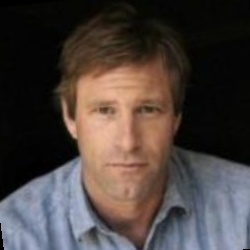
#> input picture SkinDetection/Aaron_Eckhart_0001.jpg, 250 x 250 px, given in place of mic.jpg, which was not available
$ python main.py
#> lines starting #> are read from the running program, lines starting #| are printed output that depends on the picture; after the words box and inside, x2 and y2 are one past the last pixel; in counts of white or black regions, pixels touching at a corner belong together; pictures that were not available may be replaced by others from this repository, and a replacement may not be noted
### SkinDetection/skinDetector.py
import cv2 as cv2
import numpy as np
from skimage import io
from commonFunctions import *


class SkinDetector:
    def __init__(self,img_path) :
        """
        Initializes a Skin Detector with the given image.

        Parameters:
        - img (np.array): image to detect the skin from it.
        """
#> called with img_path = 'SkinDetection/mic.jpg'
        self.img=io.imread(img_path,as_gray=True)
#> self.img: shape (250, 250) float64; min 0, max 0.772, mean 0.262
        self.skOut =cv2.imread(img_path)
#> self.skOut is the input picture: shape (250, 250, 3); mean B, G, R 61.6, 65, 74.5


    def detect (self) :
        """
        Detects the skin from the image.

        Returns:
        - np.array: image with the skin detected.
        """

        #converting from gbr to hsv color space
        img_HSV = cv2.cvtColor(self.skOut, cv2.COLOR_BGR2HSV)
#> img_HSV: shape (250, 250, 3); mean H, S, V 41, 79.1, 80.8
        #skin color range for hsv color space
        HSV_mask = cv2.inRange(img_HSV, (0, 48, 80), (17,170,255))
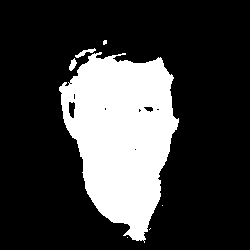
#> HSV_mask: shape (250, 250); 23.7% white; 7 white regions (4 under 20 px), largest, box (x1, y1, x2, y2) and area: (59, 52, 179, 243) 14673, (75, 48, 96, 58) 74, (69, 58, 77, 71) 60
        HSV_mask = cv2.morphologyEx(HSV_mask, cv2.MORPH_OPEN, np.ones((3,3), np.uint8))
#> HSV_mask: shape (250, 250); 23.6% white; 5 white regions (1 under 20 px), largest, box (x1, y1, x2, y2) and area: (59, 54, 179, 241) 14602, (69, 60, 76, 70) 53, (76, 50, 86, 58) 42, (88, 49, 94, 53) 21

        #converting from gbr to YCbCr color space
        img_YCrCb = cv2.cvtColor(self.skOut, cv2.COLOR_BGR2YCrCb)
#> img_YCrCb: shape (250, 250, 3); mean of channels 0, 1, 2 67.5, 133.1, 124.7
        #skin color range for hsv color space
        YCrCb_mask = cv2.inRange(img_YCrCb, (0, 140, 85), (255,180,135))
#> YCrCb_mask: shape (250, 250); 24.5% white; 1 white region, box (x1, y1, x2, y2) and area: (61, 48, 179, 242) 15317
        YCrCb_mask = cv2.morphologyEx(YCrCb_mask, cv2.MORPH_OPEN, np.ones((3,3), np.uint8))
#> YCrCb_mask: shape (250, 250); 24.5% white; 1 white region, box (x1, y1, x2, y2) and area: (61, 49, 179, 241) 15295

        #merge skin detection (YCbCr and hsv)
        global_mask=cv2.bitwise_and(YCrCb_mask,HSV_mask)
#> global_mask: shape (250, 250); 23.3% white; 4 white regions, box (x1, y1, x2, y2) and area: (61, 54, 179, 241) 14477, (78, 50, 86, 58) 36, (70, 64, 76, 70) 28, (88, 49, 94, 53) 21
        global_mask=cv2.medianBlur(global_mask,3)
#> global_mask: shape (250, 250); 23.3% white; 4 white regions (1 under 20 px), largest, box (x1, y1, x2, y2) and area: (61, 54, 179, 241) 14492, (78, 50, 86, 57) 34, (70, 64, 76, 70) 26
        global_mask = cv2.morphologyEx(global_mask, cv2.MORPH_OPEN, np.ones((4,4), np.uint8))
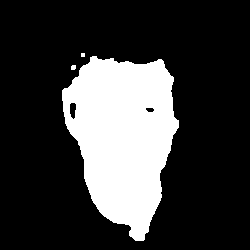
#> global_mask: shape (250, 250); 23.2% white; 3 white regions (1 under 20 px), largest, box (x1, y1, x2, y2) and area: (62, 56, 179, 241) 14463, (71, 65, 76, 70) 23

        HSV_result = cv2.bitwise_not(HSV_mask)
        YCrCb_result = cv2.bitwise_not(YCrCb_mask)
        global_result=cv2.bitwise_not(global_mask)
#> global_result: shape (250, 250); 76.8% white; 3 black regions (1 under 20 px)

        contours, _ = cv2.findContours(global_mask, cv2.RETR_EXTERNAL, cv2.CHAIN_APPROX_SIMPLE)
#> contours = 3 contours, 2 with area under 20; largest, box (x1, y1, x2, y2) and area: (62, 56, 179, 241) 14328
        if len(contours) == 0 or max(cv2.contourArea(c) for c in contours) < (60 * 60):
            self.img = self.img

        else:
            for contour in contours:
                x, y, w, h = cv2.boundingRect(contour)
                cv2.rectangle(self.skOut, (x, y), (x + w, y + h), (0, 255, 0), 2)  # Draw rectangle around external contour
#> this loop made 3 passes
#> (x, y, w, h) on passes 1 to 2: (71, 65, 5, 5), (62, 56, 117, 185)
#> (contour, x, y, w, h) on pass 3: ([[81, 53], [81, 56], [84, 56], [84, 53]], 81, 53, 4, 4)
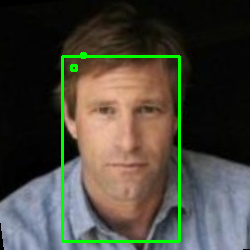
#> self.skOut: shape (250, 250, 3); 3.02% of pixels changed, all inside (x1, y1, x2, y2) = (61, 52, 181, 243)

            is_square_like = lambda cnt: abs(cv2.boundingRect(cnt)[2] / cv2.boundingRect(cnt)[3] - 1) < 0.5

                # Filter contours based on the square-like condition
            filtered_contours = [cnt for cnt in contours if is_square_like(cnt)]
#> filtered_contours has the same summary as contours
            if(len(filtered_contours) == 0 or max(cv2.contourArea(c) for c in filtered_contours) < (60 * 60) ):
                external_contour = max(contours, key=cv2.contourArea)
            else:
                # Find the contour with maximum area among filtered contours
                external_contour = max(filtered_contours, key=cv2.contourArea)
#> external_contour = contour of 210 points, box (x1, y1, x2, y2) (62, 56, 179, 241), area 14328

                # Extract bounding box
            x, y, w, h = cv2.boundingRect(external_contour)
#> x = 62; y = 56; w = 117; h = 185
            cv2.rectangle(self.skOut, (x, y), (x + w, y + h), (0,0, 255), 10)
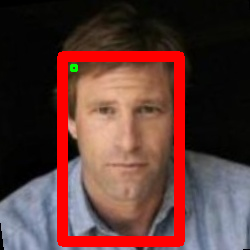
#> self.skOut: shape (250, 250, 3); 10.57% of pixels changed, all inside (x1, y1, x2, y2) = (57, 51, 185, 247)
                # Crop the image

            self.img = self.img[y:y + h, x:x + w]
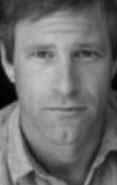
#> self.img: shape (185, 117) float64; min 0.000565, max 0.772, mean 0.437

        cv2.imwrite ("D:/Collage/IP/EmotionsDetector/SkinDetection/skin_detect_out.jpg", self.skOut)
        cv2.imwrite ("D:/Collage/IP/EmotionsDetector/SkinDetection/1_HSV.jpg",HSV_result)
        cv2.imwrite ("D:/Collage/IP/EmotionsDetector/SkinDetection/2_YCbCr.jpg",YCrCb_result)
        cv2.imwrite ("D:/Collage/IP/EmotionsDetector/SkinDetection/3_global_result.jpg",global_result)

        # self.img = (self.img * 255).astype(np.uint8)
        # self.img = image_resize(self.img, width = 48, height = 48, inter = cv2.INTER_AREA)
        self.img = cv2.resize(self.img, (48, 48), interpolation = cv2.INTER_AREA)
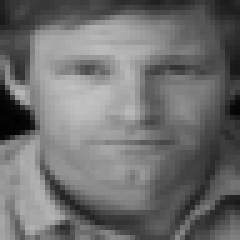
#> self.img: shape (48, 48) float64 (shown 5 times larger); min 0.00899, max 0.76, mean 0.437


        print(self.img.shape)
#| (48, 48)
        io.imsave ("D:/Collage/IP/EmotionsDetector/SkinDetection/haar_cascade_in.png", (self.img * 255).astype(np.uint8))
#> (reads my_trained_classifiers_sd.pkl from the repository)


# [3 lines that do not run on import are left out]

### HaarCascade/integralImage.py
import numpy as np
"""
Integral image : each pixel is the sum of all pixels in the original image
that are before (left and above) the pixel.

Original    Integral
+--------   +------------
| 1 2 3 .   | 0  0  0  0 .
| 4 5 6 .   | 0  1  3  6 .
| . . . .   | 0  5 12 21 .
            | . . . . . .

"""
def calc_integral_image (img):
    """
    Calculate the integral image of a 2D numpy array.

    Parameters:
    - img (numpy.ndarray): 2D numpy array of size (h, w).

    Returns:
    numpy.ndarray: Integral image of size (h+1, w+1).
    """

    h,w = img.shape
#> h = 48; w = 48
    integral_image = np.zeros((h+1,w+1))
    for y in range(1,h+1):
        for x in range(1,w+1):
            integral_image[y, x] = integral_image[y, x-1] + integral_image[y-1, x] - integral_image[y-1, x-1] + img[y-1, x-1]
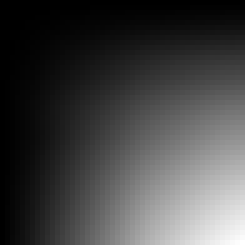
#> integral_image: shape (49, 49) float64 (shown 5 times larger); min 0, max 1006.9, mean 266.8; drawn with min black and max white
    return integral_image

def calc_region_sum (integral_image, x0, y0, w, h):
    """
    Calculate the sum of pixel values within a specified rectangle in the integral image.

    Parameters:
    - integral_image (numpy.ndarray): 2D numpy array of size (l+1, w+1).
    - x0 (int): Starting column of the rectangle.
    - y0 (int): Starting row of the rectangle.
    - w (int): Width of the rectangle.
    - h (int): Height of the rectangle.

    Returns:
    int: Sum of all pixels in the specified rectangle.

    Raises:
    ValueError: If the specified rectangle extends beyond the bounds of the integral_image.
    """
    if x0 < 0 or y0 < 0 or x0 + w >= integral_image.shape[1] or y0 + h >= integral_image.shape[0]:
        raise ValueError("Rectangle is not entirely within the bounds of the integral_image")

    return integral_image[int(y0+h), int(x0+w)] - integral_image[int(y0+h), int(x0)] - integral_image[int(y0), int(x0+w)] + integral_image[int(y0), int(x0)]

### commonFunctions.py
import numpy as np
from PIL import Image
import os
from HaarCascade.haarLikeFeatures import HaarLikeFeature, FeatureType
from functools import partial
import cv2

# [44 lines left out: functions load_images, load_image, not called in this run]

def ensemble_vote(int_img, classifiers):
    """
    Performs an ensemble vote on a given integral image using a set of Haar-like feature classifiers.

    Parameters:
    - int_img (numpy.ndarray): Integral image.
    - classifiers (List[HaarLikeFeature]): List of Haar-like feature classifiers.

    Returns:
    - int: The ensemble vote result, where 1 indicates a positive classification and 0 indicates a negative classification.
    """
    classifier_votes_sum = sum(c.get_vote(int_img) for c in classifiers)
#> classifier_votes_sum = 1
    return 1 if classifier_votes_sum >= 0 else 0


# [46 lines left out: functions ensemble_vote_all, image_resize, not called in this run]

### HaarCascade/haarLikeFeatures.py
import numpy as np
import HaarCascade.integralImage as int_img
from enum import Enum

class FeatureType(Enum):
    TWO_VERTICAL = (1, 2)
    TWO_HORIZONTAL = (2, 1)
    THREE_VERTICAL = (1, 3)
    THREE_HORIZONTAL = (3, 1)
    FOUR_DIAGONAL = (2, 2)

FeatureTypes = [FeatureType.TWO_VERTICAL, FeatureType.TWO_HORIZONTAL, FeatureType.THREE_VERTICAL, FeatureType.THREE_HORIZONTAL, FeatureType.FOUR_DIAGONAL]

class HaarLikeFeature:
    # [28 lines left out: function __init__, not called in this run]

    def get_score(self, integral_image):
        """
        Calculates the score of the feature on the given integral image.

        Parameters:
        - integral_image (numpy.ndarray): Integral image of size (h+1, w+1).

        Returns:
        int: Score of the feature on the given integral image.
        """
        white =0
        black =0

        if self.type == FeatureType.TWO_VERTICAL:
            white = int_img.calc_region_sum(integral_image, self.x0, self.y0, self.w, self.h / 2)
            black = int_img.calc_region_sum(integral_image, self.x0, self.y0 + self.h / 2, self.w, self.h / 2)

        elif self.type == FeatureType.TWO_HORIZONTAL:
            white = int_img.calc_region_sum(integral_image, self.x0, self.y0, self.w / 2, self.h)
            black = int_img.calc_region_sum(integral_image, self.x0 + self.w / 2, self.y0, self.w / 2, self.h)

        elif self.type == FeatureType.THREE_VERTICAL:
            white = int_img.calc_region_sum(integral_image, self.x0, self.y0, self.w, self.h/3) + int_img.calc_region_sum(integral_image, self.x0, self.y0+ self.h*2/3, self.w, self.h/3)
            black = int_img.calc_region_sum(integral_image, self.x0, self.y0 + self.h/3, self.w, self.h/3)

        elif self.type == FeatureType.THREE_HORIZONTAL:
            white = int_img.calc_region_sum(integral_image, self.x0, self.y0, self.w/3, self.h) + int_img.calc_region_sum(integral_image, self.x0 + self.w*2/3, self.y0, self.w/3, self.h)
            black = int_img.calc_region_sum(integral_image, self.x0 + self.w/3, self.y0, self.w/3, self.h)

        elif self.type == FeatureType.FOUR_DIAGONAL:
            white = int_img.calc_region_sum(integral_image, self.x0, self.y0, self.w/2, self.h/2) + int_img.calc_region_sum(integral_image, self.x0 + self.w/2, self.y0 + self.h/2, self.w/2, self.h/2)
            black = int_img.calc_region_sum(integral_image, self.x0 + self.w/2, self.y0, self.w/2, self.h/2) + int_img.calc_region_sum(integral_image, self.x0, self.y0 + self.h/2, self.w/2, self.h/2)

        return white - black

    def get_vote(self, integral_image):
        """
        Calculates the vote of the feature on the given integral image.

        Parameters:
        - integral_image (numpy.ndarray): Integral image of size (h+1, w+1).

        Returns:
        int: Vote of the feature on the given integral image.
        """

        score= self.get_score(integral_image)
        return self.weight * (1 if score < self.polarity * self.threshold else -1)

### main.py
import HaarCascade.integralImage as int_img
from SkinDetection.skinDetector import SkinDetector
from commonFunctions import *
import pickle
from joblib import load
from skimage import io


def load_classifiers(file_path):
    with open(file_path, 'rb') as file:
        classifiers = pickle.load(file)
    return classifiers

def get_img_path ():
    return 'SkinDetection/mic.jpg'


if __name__ == "__main__":
    #skin detect first
    sd = SkinDetector(get_img_path())
    sd.detect()

    classifiers = []
    save_path = 'my_trained_classifiers_sd.pkl'

    print('Loading pre-trained classifiers...')
    classifiers = load_classifiers(save_path)

    image_ii = int_img.calc_integral_image(sd.img)

    result = ensemble_vote(image_ii,classifiers=classifiers)
#> result = 1
    if(result == 0):
        print("not face")
    else:
        print("face")
#> (the run stopped early here; a loop or call above may not have finished)
